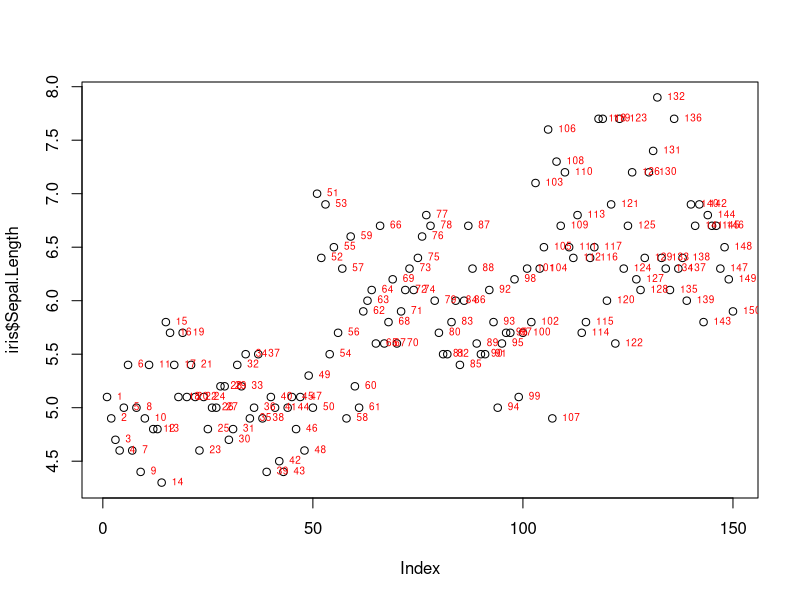
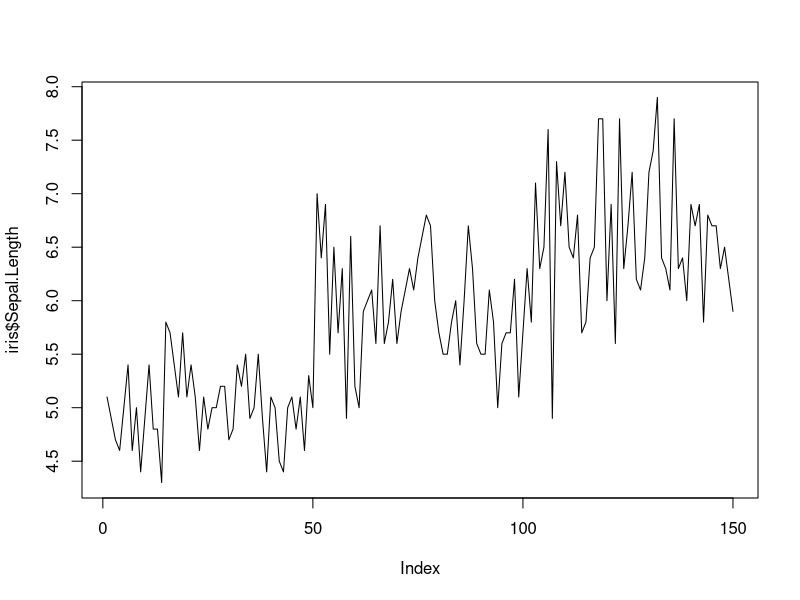
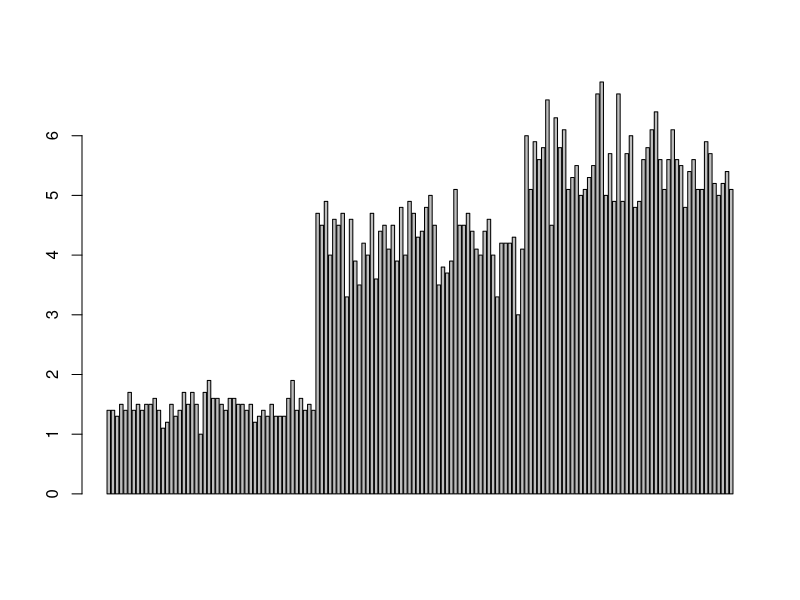
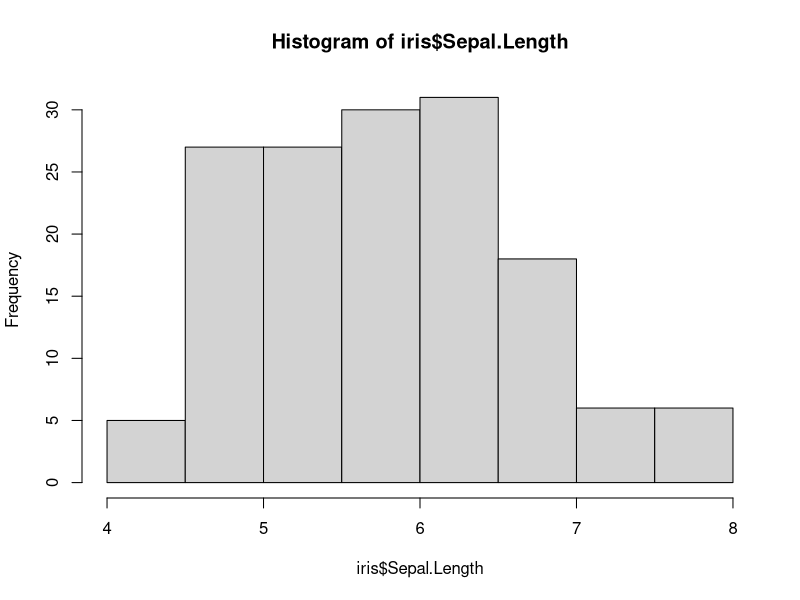
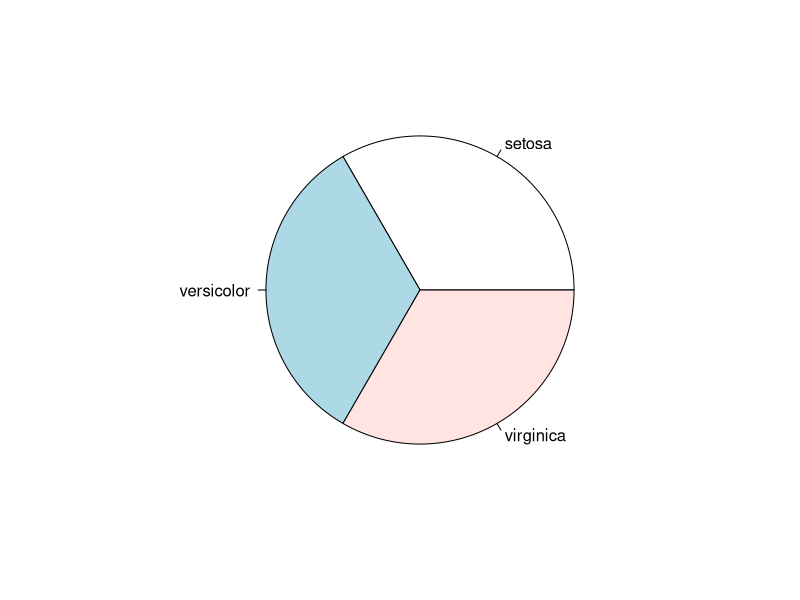
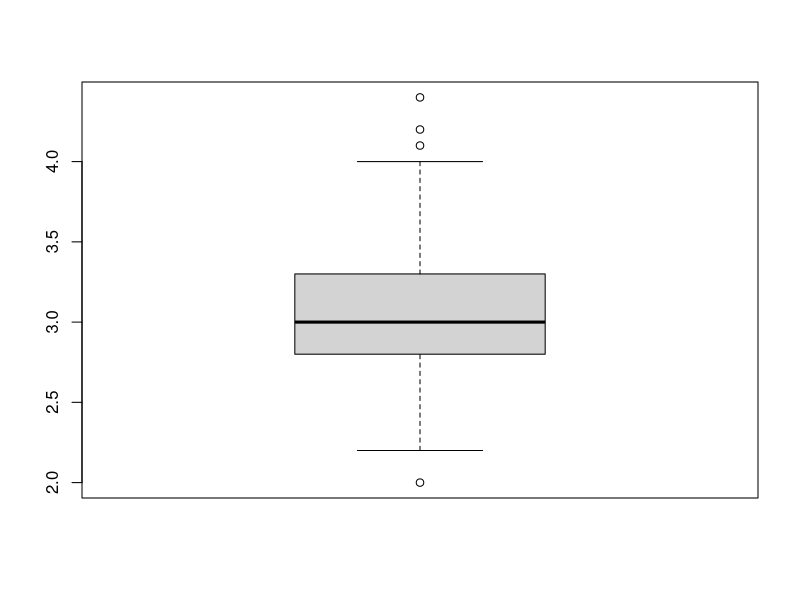

These charts were generated, in order, by the following R code:
plot(iris$Sepal.Length)
text(iris$Sepal.Length,cex=0.6,pos=4, col="red")
plot(iris$Sepal.Length,type = "l")
barplot(iris$Petal.Length)
hist(iris$Sepal.Length)
pie(table(iris$Species))
boxplot(iris$Sepal.Width)
